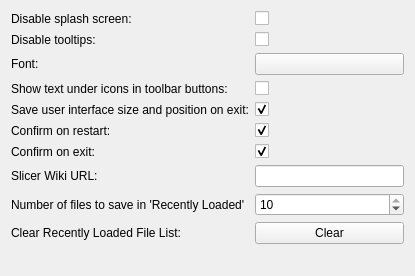
<?xml version="1.0" encoding="UTF-8"?>
<ui version="4.0">
 <class>qSlicerSettingsGeneralPanel</class>
 <widget class="ctkSettingsPanel" name="qSlicerSettingsGeneralPanel">
  <property name="geometry">
   <rect>
    <x>0</x>
    <y>0</y>
    <width>415</width>
    <height>276</height>
   </rect>
  </property>
  <property name="windowTitle">
   <string>Slicer Settings</string>
  </property>
  <layout class="QFormLayout" name="formLayout">
   <item row="3" column="0">
    <widget class="QLabel" name="ShowToolTipsLabel">
     <property name="text">
      <string>Disable tooltips:</string>
     </property>
    </widget>
   </item>
   <item row="3" column="1">
    <widget class="QCheckBox" name="ShowToolTipsCheckBox">
     <property name="text">
      <string/>
     </property>
    </widget>
   </item>
   <item row="2" column="0">
    <widget class="QLabel" name="ShowSplashScreenLabel">
     <property name="text">
      <string>Disable splash screen:</string>
     </property>
    </widget>
   </item>
   <item row="2" column="1">
    <widget class="QCheckBox" name="ShowSplashScreenCheckBox">
     <property name="text">
      <string/>
     </property>
    </widget>
   </item>
   <item row="4" column="0">
    <widget class="QLabel" name="FontLabel">
     <property name="text">
      <string>Font:</string>
     </property>
    </widget>
   </item>
   <item row="4" column="1">
    <widget class="ctkFontButton" name="FontButton"/>
   </item>
   <item row="6" column="1">
    <widget class="QCheckBox" name="RestoreUICheckBox">
     <property name="text">
      <string/>
     </property>
     <property name="checked">
      <bool>true</bool>
     </property>
     <property name="tristate">
      <bool>false</bool>
     </property>
    </widget>
   </item>
   <item row="6" column="0">
    <widget class="QLabel" name="RestoreUILabel">
     <property name="text">
      <string>Save user interface size and position on exit:</string>
     </property>
    </widget>
   </item>
   <item row="8" column="0">
    <widget class="QLabel" name="ConfirmExitLabel">
     <property name="text">
      <string>Confirm on exit:</string>
     </property>
    </widget>
   </item>
   <item row="8" column="1">
    <widget class="QCheckBox" name="ConfirmExitCheckBox">
     <property name="text">
      <string/>
     </property>
     <property name="checked">
      <bool>true</bool>
     </property>
    </widget>
   </item>
   <item row="5" column="0">
    <widget class="QLabel" name="ShowToolButtonTextLabel">
     <property name="text">
      <string>Show text under icons in toolbar buttons:</string>
     </property>
    </widget>
   </item>
   <item row="5" column="1">
    <widget class="QCheckBox" name="ShowToolButtonTextCheckBox">
     <property name="text">
      <string/>
     </property>
    </widget>
   </item>
   <item row="7" column="0">
    <widget class="QLabel" name="ConfirmRestartLabel">
     <property name="text">
      <string>Confirm on restart:</string>
     </property>
    </widget>
   </item>
   <item row="7" column="1">
    <widget class="QCheckBox" name="ConfirmRestartCheckBox">
     <property name="text">
      <string/>
     </property>
     <property name="checked">
      <bool>true</bool>
     </property>
    </widget>
   </item>
   <item row="9" column="0">
    <widget class="QLabel" name="SlicerWikiURLLabel">
     <property name="text">
      <string>Slicer Wiki URL:</string>
     </property>
    </widget>
   </item>
   <item row="9" column="1">
    <widget class="QLineEdit" name="SlicerWikiURLLineEdit"/>
   </item>
   <item row="10" column="1">
    <widget class="QSpinBox" name="SlicerNumRecentlyLoaded">
     <property name="minimum">
      <number>1</number>
     </property>
     <property name="maximum">
      <number>10</number>
     </property>
     <property name="value">
      <number>10</number>
     </property>
    </widget>
   </item>
   <item row="10" column="0">
    <widget class="QLabel" name="SlicerNumRecentlyLoadedLabel">
     <property name="text">
      <string>Number of files to save in 'Recently Loaded'</string>
     </property>
    </widget>
   </item>
   <item row="11" column="0">
    <widget class="QLabel" name="ClearRecentlyLoadedLabel">
     <property name="text">
      <string>Clear Recently Loaded File List:</string>
     </property>
    </widget>
   </item>
   <item row="11" column="1">
    <widget class="QPushButton" name="ClearRecentlyLoadedButton">
     <property name="text">
      <string>Clear</string>
     </property>
    </widget>
   </item>
  </layout>
 </widget>
 <customwidgets>
  <customwidget>
   <class>ctkFontButton</class>
   <extends>QPushButton</extends>
   <header>ctkFontButton.h</header>
  </customwidget>
  <customwidget>
   <class>ctkSettingsPanel</class>
   <extends>QWidget</extends>
   <header>ctkSettingsPanel.h</header>
   <container>1</container>
  </customwidget>
 </customwidgets>
 <resources/>
 <connections/>
</ui>
